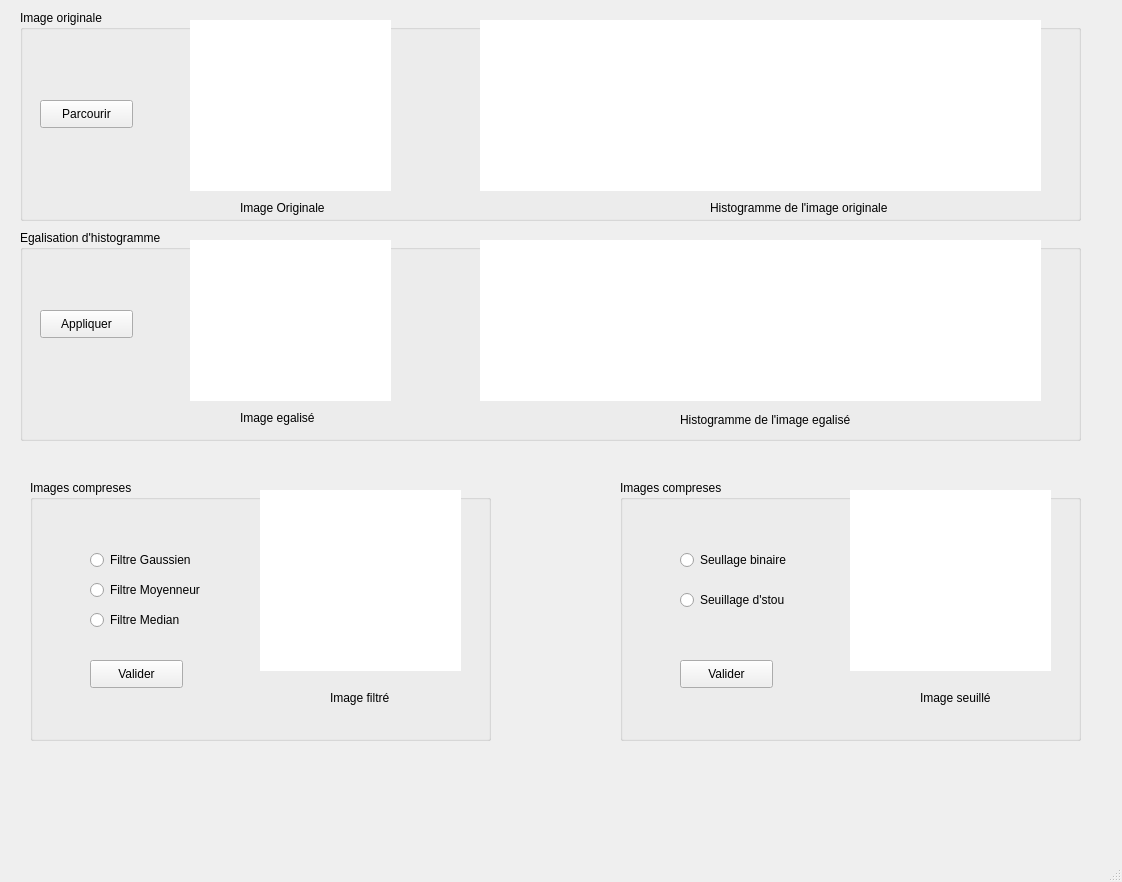
<?xml version="1.0" encoding="UTF-8"?>
<ui version="4.0">
 <class>MainWindow</class>
 <widget class="QMainWindow" name="MainWindow">
  <property name="geometry">
   <rect>
    <x>0</x>
    <y>0</y>
    <width>1122</width>
    <height>882</height>
   </rect>
  </property>
  <property name="windowTitle">
   <string>MainWindow</string>
  </property>
  <property name="accessibleDescription">
   <string>background=rgb(255, 255, 255)</string>
  </property>
  <property name="styleSheet">
   <string notr="true">background=rgb(255, 255, 255)</string>
  </property>
  <widget class="QWidget" name="centralwidget">
   <widget class="QGroupBox" name="groupBox_3">
    <property name="geometry">
     <rect>
      <x>620</x>
      <y>480</y>
      <width>461</width>
      <height>261</height>
     </rect>
    </property>
    <property name="title">
     <string>Images compreses</string>
    </property>
    <widget class="QLabel" name="label_6">
     <property name="geometry">
      <rect>
       <x>230</x>
       <y>10</y>
       <width>201</width>
       <height>181</height>
      </rect>
     </property>
     <property name="styleSheet">
      <string notr="true">background-color:rgb(255,255,255)</string>
     </property>
     <property name="text">
      <string/>
     </property>
     <property name="indent">
      <number>0</number>
     </property>
    </widget>
    <widget class="QRadioButton" name="radioButton">
     <property name="geometry">
      <rect>
       <x>60</x>
       <y>70</y>
       <width>121</width>
       <height>20</height>
      </rect>
     </property>
     <property name="text">
      <string>Seullage binaire</string>
     </property>
    </widget>
    <widget class="QRadioButton" name="radioButton_2">
     <property name="geometry">
      <rect>
       <x>60</x>
       <y>110</y>
       <width>121</width>
       <height>20</height>
      </rect>
     </property>
     <property name="text">
      <string>Seuillage d'stou</string>
     </property>
    </widget>
    <widget class="QPushButton" name="pushButton_3">
     <property name="geometry">
      <rect>
       <x>60</x>
       <y>180</y>
       <width>93</width>
       <height>28</height>
      </rect>
     </property>
     <property name="text">
      <string>Valider</string>
     </property>
    </widget>
    <widget class="QLabel" name="label_12">
     <property name="geometry">
      <rect>
       <x>300</x>
       <y>210</y>
       <width>81</width>
       <height>16</height>
      </rect>
     </property>
     <property name="text">
      <string>Image seuillé</string>
     </property>
    </widget>
   </widget>
   <widget class="QGroupBox" name="groupBox">
    <property name="geometry">
     <rect>
      <x>20</x>
      <y>10</y>
      <width>1061</width>
      <height>211</height>
     </rect>
    </property>
    <property name="title">
     <string>Image originale</string>
    </property>
    <widget class="QPushButton" name="pushButton">
     <property name="geometry">
      <rect>
       <x>20</x>
       <y>90</y>
       <width>93</width>
       <height>28</height>
      </rect>
     </property>
     <property name="text">
      <string>Parcourir</string>
     </property>
    </widget>
    <widget class="QLabel" name="label_7">
     <property name="geometry">
      <rect>
       <x>170</x>
       <y>10</y>
       <width>201</width>
       <height>171</height>
      </rect>
     </property>
     <property name="styleSheet">
      <string notr="true">background-color:rgb(255,255,255)</string>
     </property>
     <property name="text">
      <string/>
     </property>
     <property name="indent">
      <number>0</number>
     </property>
    </widget>
    <widget class="QLabel" name="label_10">
     <property name="geometry">
      <rect>
       <x>460</x>
       <y>10</y>
       <width>561</width>
       <height>171</height>
      </rect>
     </property>
     <property name="styleSheet">
      <string notr="true">background-color:rgb(255,255,255)</string>
     </property>
     <property name="text">
      <string/>
     </property>
     <property name="indent">
      <number>0</number>
     </property>
    </widget>
    <widget class="QLabel" name="label">
     <property name="geometry">
      <rect>
       <x>220</x>
       <y>190</y>
       <width>111</width>
       <height>16</height>
      </rect>
     </property>
     <property name="text">
      <string>Image Originale</string>
     </property>
    </widget>
    <widget class="QLabel" name="label_3">
     <property name="geometry">
      <rect>
       <x>690</x>
       <y>190</y>
       <width>201</width>
       <height>16</height>
      </rect>
     </property>
     <property name="text">
      <string>Histogramme de l'image originale</string>
     </property>
    </widget>
   </widget>
   <widget class="QGroupBox" name="groupBox_4">
    <property name="geometry">
     <rect>
      <x>20</x>
      <y>230</y>
      <width>1061</width>
      <height>211</height>
     </rect>
    </property>
    <property name="title">
     <string>Egalisation d'histogramme</string>
    </property>
    <widget class="QPushButton" name="pushButton_4">
     <property name="geometry">
      <rect>
       <x>20</x>
       <y>80</y>
       <width>93</width>
       <height>28</height>
      </rect>
     </property>
     <property name="text">
      <string>Appliquer</string>
     </property>
    </widget>
    <widget class="QLabel" name="label_8">
     <property name="geometry">
      <rect>
       <x>170</x>
       <y>10</y>
       <width>201</width>
       <height>161</height>
      </rect>
     </property>
     <property name="styleSheet">
      <string notr="true">background-color:rgb(255,255,255)</string>
     </property>
     <property name="text">
      <string/>
     </property>
     <property name="indent">
      <number>0</number>
     </property>
    </widget>
    <widget class="QLabel" name="label_9">
     <property name="geometry">
      <rect>
       <x>460</x>
       <y>10</y>
       <width>561</width>
       <height>161</height>
      </rect>
     </property>
     <property name="styleSheet">
      <string notr="true">background-color:rgb(255,255,255)</string>
     </property>
     <property name="text">
      <string/>
     </property>
     <property name="indent">
      <number>0</number>
     </property>
    </widget>
    <widget class="QLabel" name="label_2">
     <property name="geometry">
      <rect>
       <x>220</x>
       <y>180</y>
       <width>111</width>
       <height>16</height>
      </rect>
     </property>
     <property name="text">
      <string>Image egalisé</string>
     </property>
    </widget>
    <widget class="QLabel" name="label_4">
     <property name="geometry">
      <rect>
       <x>660</x>
       <y>180</y>
       <width>201</width>
       <height>20</height>
      </rect>
     </property>
     <property name="text">
      <string>Histogramme de l'image egalisé</string>
     </property>
    </widget>
   </widget>
   <widget class="QGroupBox" name="groupBox_5">
    <property name="geometry">
     <rect>
      <x>30</x>
      <y>480</y>
      <width>461</width>
      <height>261</height>
     </rect>
    </property>
    <property name="title">
     <string>Images compreses</string>
    </property>
    <widget class="QLabel" name="label_11">
     <property name="geometry">
      <rect>
       <x>230</x>
       <y>10</y>
       <width>201</width>
       <height>181</height>
      </rect>
     </property>
     <property name="styleSheet">
      <string notr="true">background-color:rgb(255,255,255)</string>
     </property>
     <property name="text">
      <string/>
     </property>
     <property name="indent">
      <number>0</number>
     </property>
    </widget>
    <widget class="QRadioButton" name="radioButton_3">
     <property name="geometry">
      <rect>
       <x>60</x>
       <y>70</y>
       <width>121</width>
       <height>20</height>
      </rect>
     </property>
     <property name="text">
      <string>Filtre Gaussien</string>
     </property>
    </widget>
    <widget class="QRadioButton" name="radioButton_4">
     <property name="geometry">
      <rect>
       <x>60</x>
       <y>100</y>
       <width>121</width>
       <height>20</height>
      </rect>
     </property>
     <property name="text">
      <string>Filtre Moyenneur</string>
     </property>
    </widget>
    <widget class="QPushButton" name="pushButton_5">
     <property name="geometry">
      <rect>
       <x>60</x>
       <y>180</y>
       <width>93</width>
       <height>28</height>
      </rect>
     </property>
     <property name="text">
      <string>Valider</string>
     </property>
    </widget>
    <widget class="QLabel" name="label_13">
     <property name="geometry">
      <rect>
       <x>300</x>
       <y>210</y>
       <width>91</width>
       <height>16</height>
      </rect>
     </property>
     <property name="text">
      <string>Image filtré</string>
     </property>
    </widget>
    <widget class="QRadioButton" name="radioButton_5">
     <property name="geometry">
      <rect>
       <x>60</x>
       <y>130</y>
       <width>95</width>
       <height>20</height>
      </rect>
     </property>
     <property name="text">
      <string>Filtre Median</string>
     </property>
    </widget>
   </widget>
  </widget>
  <widget class="QMenuBar" name="menubar">
   <property name="geometry">
    <rect>
     <x>0</x>
     <y>0</y>
     <width>1122</width>
     <height>26</height>
    </rect>
   </property>
  </widget>
  <widget class="QStatusBar" name="statusbar"/>
 </widget>
 <resources/>
 <connections/>
</ui>
